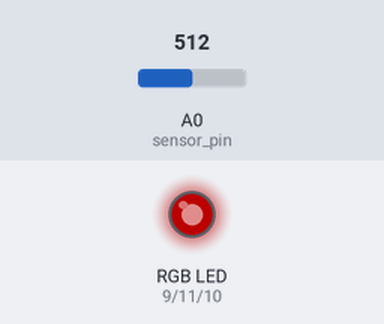
Recording of a sketch running on a simulated Arduino Uno, built with avr-gcc and run on an emulated ATmega328P. On the bench: an RGB LED mixed from three pins (HIGH = lit). The inputs (shaded band) are chosen by the test bench; at power-on: A0 (sensor_pin) = 512. Dim RGB values are drawn brighter than linear.

Above: at 1.2 s.
1.3 s: A0 (sensor_pin) set to 982
At 2.64 s:
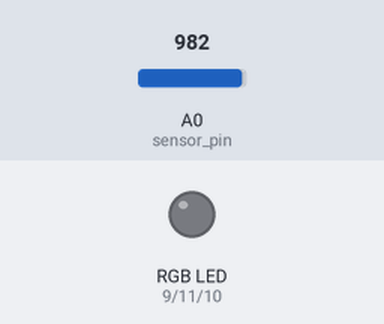
4.3 s: A0 (sensor_pin) set to 1003
At 4.72 s:
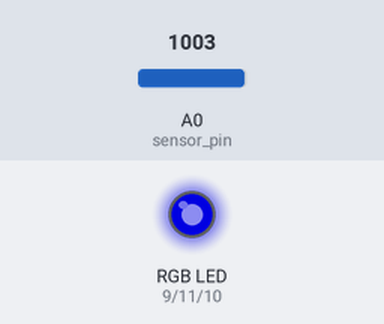
At 5.33 s:
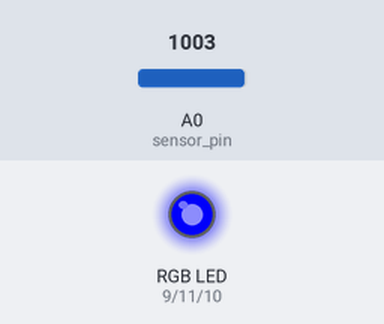
Timing chart, 0 to 13.3 s (numbered marks = the images above; inputs shaded):
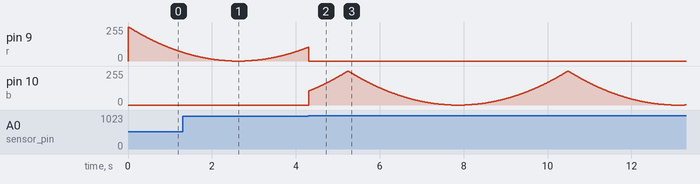

The sketch:

LED_illuminanceSensor.ino
```cpp
int r = 9, b = 10, g = 11;
int sensor_pin = A0;

int count = 0;
int state = 0; // 0:RED 1:BLUE 2:GREEN
boolean change = false;

int threshold =990;
int sensor_value = 0;

void setup() {
  Serial.begin(9600);

  analogWrite(r,0);
  analogWrite(b,0);
  analogWrite(g,0);
}


void loop() {

  // R
  if(state%3 == 0){
    if(count%512 > 255) analogWrite(r, culc(count%256));
    else analogWrite(r, culc(256-(count%256)) );
    analogWrite(b,0);
    analogWrite(g,0);
  }
  // B
  else if(state%3 == 1){
    if(count%512 > 255) analogWrite(b, culc(count%256));
    else analogWrite(b, culc(255-(count%256)) );
    analogWrite(r,0);
    analogWrite(g,0);
  }
  // G
  else if(state%3 == 2){
    if(count%512 > 255) analogWrite(g, culc(count%256));
    else analogWrite(g, culc(255-(count%256)) );
    analogWrite(b,0);
    analogWrite(r,0);
  }


  // use Illuminance Sensor as a Touch Sensor
  sensor_value = analogRead(sensor_pin);  // get illuminance Sensor
  //  Serial.println(sensor_value);

  if(sensor_value > threshold && change == false){
    state++;
    change = true;
  }
  else if(sensor_value <= threshold){
    change = false;
  }

  count++;

  delay(10);
}

// culculation for LED Modulation
int culc(int val){
  return (double)val* (double)val/255.0 +0;
}
```

Measured:
- the behaviour switches between 990 and 991 on A0 (sensor_pin) (found by bisection; images 1 and 2)
